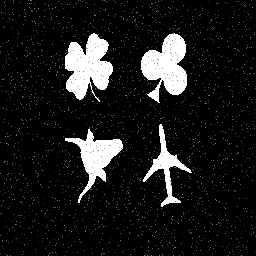
%> input picture P3/Project 3/454project3/match3a.bmp, 256 x 256 px
$ octave --eval "result = match3afilter(imread('match3a.bmp'));"   (GNU Octave 9; MATLAB toolbox functions it lacks are replaced by stand-ins)
%> lines starting %> are read from the running program, lines starting %| are printed output that depends on the picture; in (x1, y1, x2, y2) boxes, pixels count from 0 and x2, y2 are one past the last pixel; in counts of white or black regions, pixels touching at a corner belong together; the program's own positions count from 1
function fff = match3afilter(f)
[m, n] = size(f);
%> m = 256; n = 768
ff = zeros(m,n);
fff = zeros(m,n);


for i = 2:(m-1)
    for j = 2:(n-1)
        if f(i,j)>0 && f(i+1, j)> 0 && f(i-1, j)>0 && f(i,j+1 )>0 && f(i,j-1)>0

            ff(i,j) = 1;
        end
    end
end
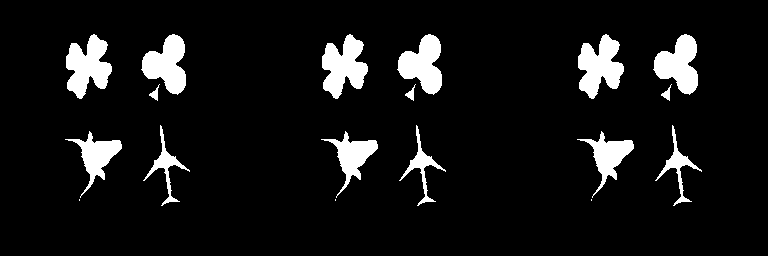
%> ff: size 256x768 double; values 0 (black) and 1 (white), 8.1% white; 18 white regions (3 under 20 px), largest, box (x1, y1, x2, y2) and area: (66, 34, 112, 99) 1808, (322, 34, 368, 99) 1808, (578, 34, 624, 99) 1808
figure;
subplot(1,2,1);
imshow(ff);
title('image match3a after erosion');

for i = 2:(m-1)
    for j = 2:(n-1)
            if ff(i,j)>0 || ff(i+1, j)> 0 || ff(i-1, j)>0 || ff(i,j+1 )>0 || ff(i,j-1)>0

            fff(i,j) = 1;
            end
    end
end
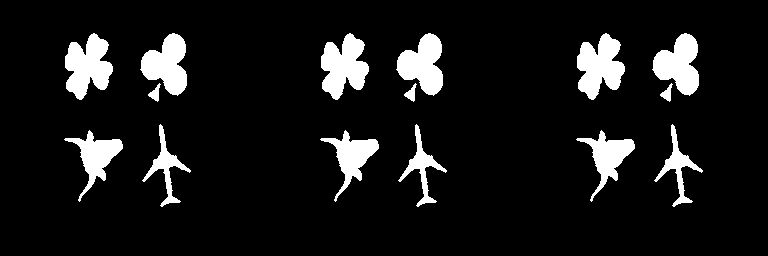
%> fff: size 256x768 double; values 0 (black) and 1 (white), 9.5% white; 15 white regions, largest, box (x1, y1, x2, y2) and area: (65, 33, 113, 100) 2028, (321, 33, 369, 100) 2028, (577, 33, 625, 100) 2028
subplot(1,2,2);
imshow(fff);
title('final result');

$ run again, on P3/Project 3/454project3/match2a.bmp
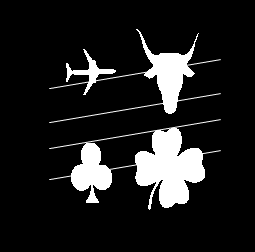
%> input picture P3/Project 3/454project3/match2a.bmp, 255 x 252 px
%> after the loop in match3afilter, `for i = 2:(m-1)`:
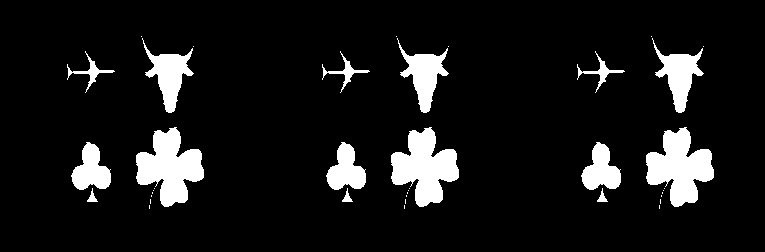
%> ff: size 252x765 double; values 0 (black) and 1 (white), 9.7% white; 39 white regions (24 under 20 px), largest, box (x1, y1, x2, y2) and area: (136, 127, 204, 207) 3137, (391, 127, 459, 207) 3137, (646, 127, 714, 207) 3137
%> after the loop in match3afilter, `for i = 2:(m-1)`:
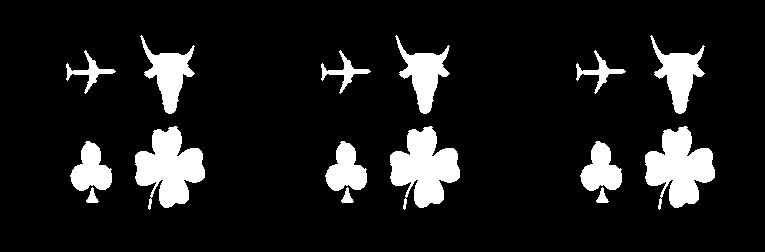
%> fff: size 252x765 double; values 0 (black) and 1 (white), 11.1% white; 15 white regions, largest, box (x1, y1, x2, y2) and area: (135, 126, 205, 210) 3495, (390, 126, 460, 210) 3495, (645, 126, 715, 210) 3495
